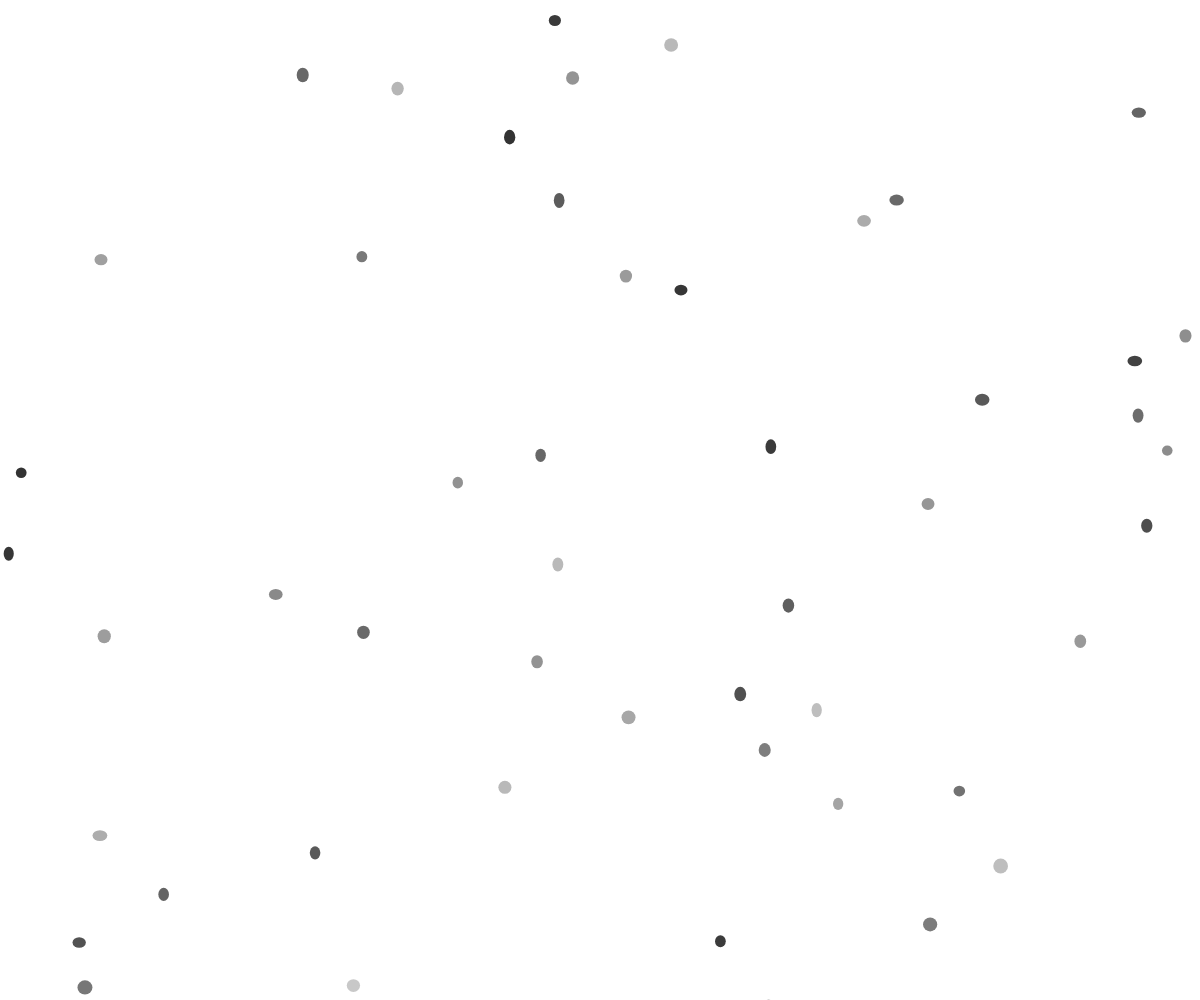
Frame 1 (no input)
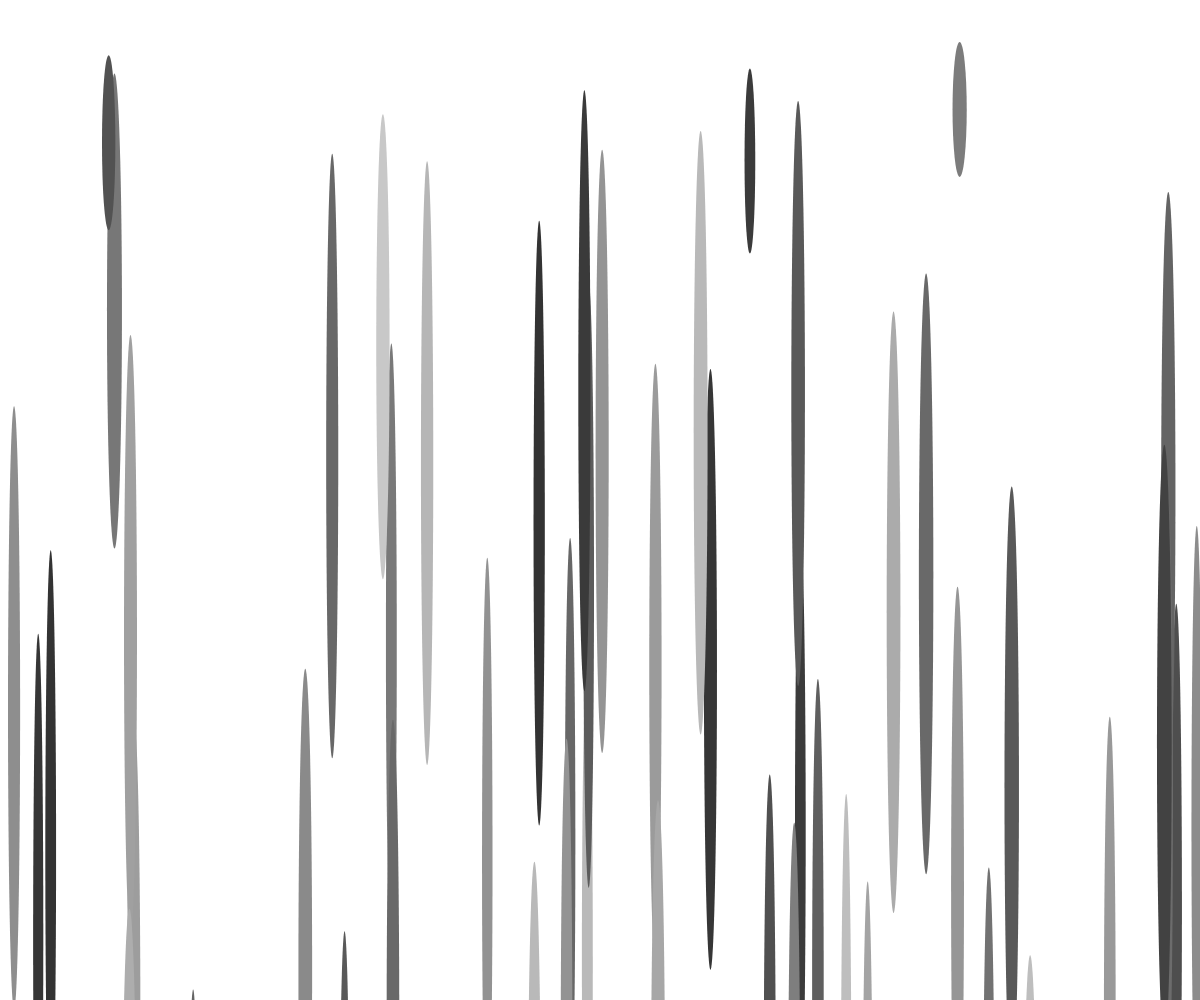
Frame 60 (no input)
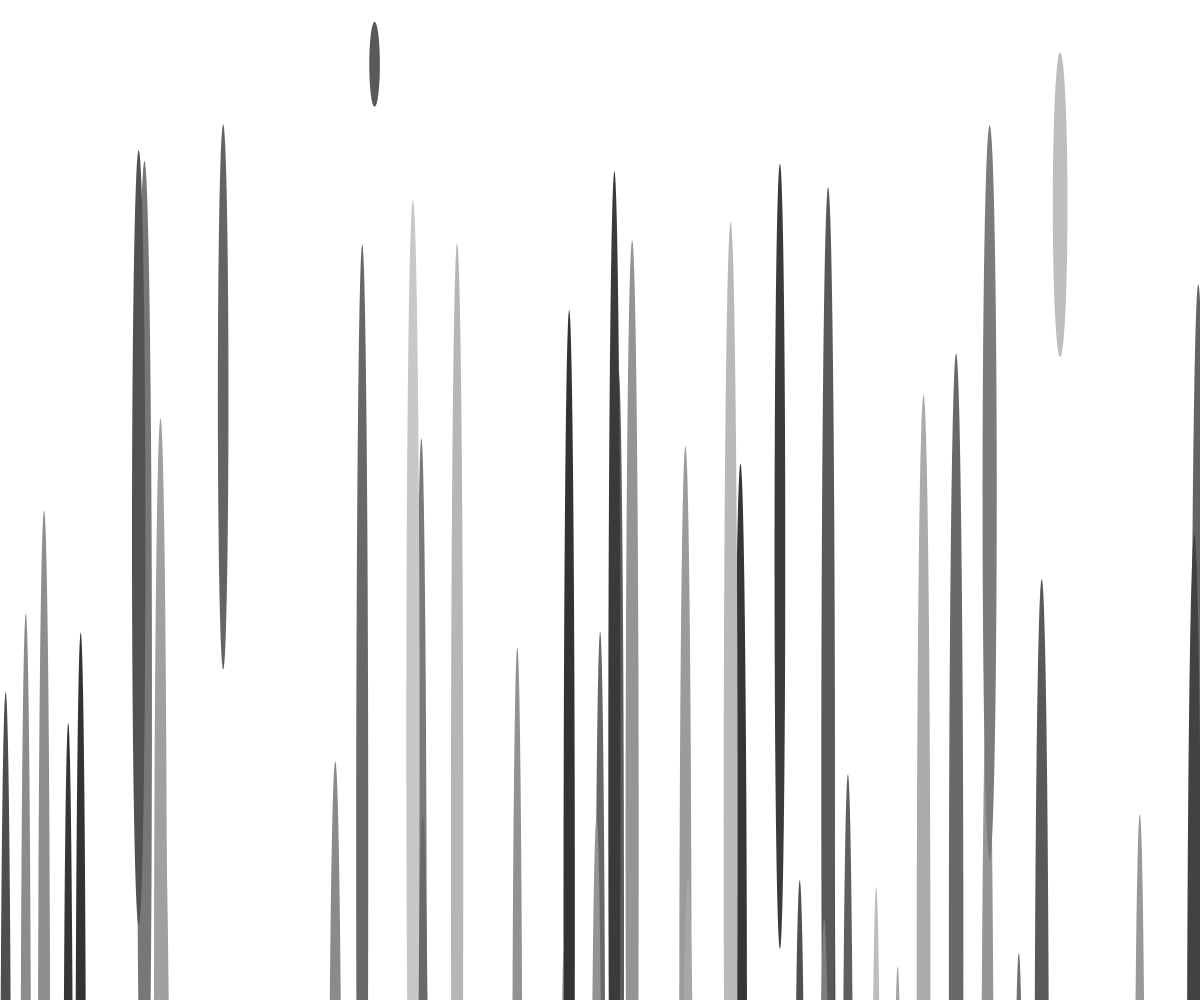
Frame 120 (the mouse pressed at the canvas centre since frame 60)

The p5.js sketch that drew these frames (run headless with seeded random() and noise() and a simulated clock; from frame 60 on, the mouse is pressed at the canvas centre):

// p5.js sketch
// ── sketch.js
let pop = 50;
let size = 15;
let rX = [];
let rY = [];
let rW = [];
let rH = [];
// let sFill = [];
let r = [];
let g = [];
let b = [];


function setup() {
  // put setup code here
  createCanvas(windowWidth, windowHeight);
  for (let i = 0; i < pop; i++) {
    rX[i] = random(width);
    rY[i] = random(10, height);
    rW[i] = random(10, size);
    rH[i] = random(10, size);
    // sFill[i] = random(50,200);
    r[i] = random (50,200);
    g[i] = r[i];
    b[i] = r[i];
    
  }
  
}

function draw() {
  // put drawing code here  
  background(255);
  noStroke();
  ellipseMode(CORNERS);

  for (let i = 0; i < rX.length; i++){
    // fill(sFill[i]);
    fill(r[i], g[i], b[i]);
    
    ellipse(rX[i], rY[i], rX[i]+rW[i], rY[i]+rH[i]);

    if(rX[i] < width){
      rX[i] += 0.5;
    }
    else{
      rX[i] = 0;
    }
    
    if (rY[i] < height){
      rY[i] += random(0,3);
      rH[i] += 10;
    }
    else{
      rY[i] = random(0,50);
      rH[i] = size;
    }
    
    
    
    // if(-30 < rW[i] < 30){
    //   rW[i] -= 1;
    // }
  }
}

function mouseDragged() {
    append(rX, mouseX);
    append(rY, mouseY);
    append(rW, 20);
    append(rH, 20);
    append(r, random(100,20));
    append(g, random(200,255));
    append(b, random(200,255));
}
